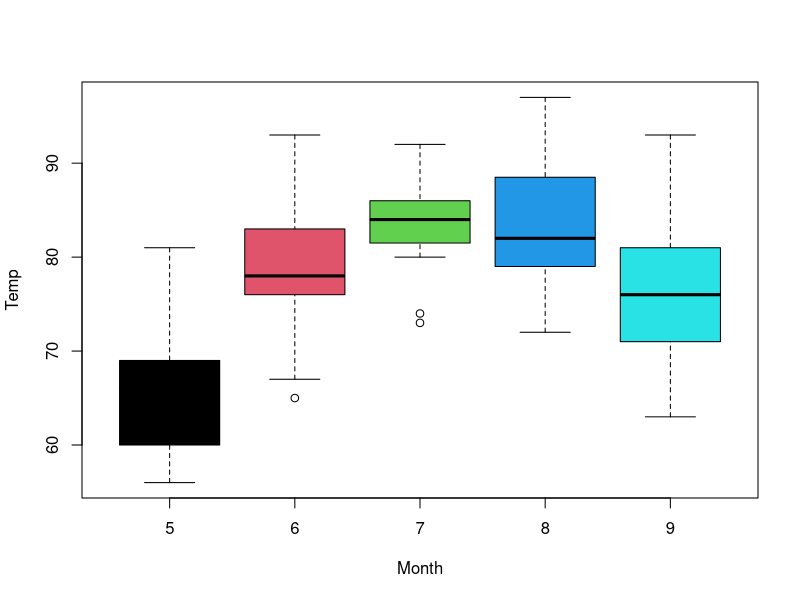

R code for this plot:
## ---- chunk 1
summary(airquality)
## ---- chunk 2
with(airquality, boxplot(Temp ~ Month, col = c(1,2,3,4,5)))
